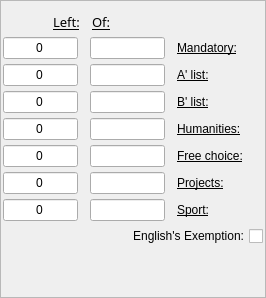
              <widget class="QFrame" name="frame_3">
               <property name="sizePolicy">
                <sizepolicy hsizetype="Minimum" vsizetype="Preferred">
                 <horstretch>0</horstretch>
                 <verstretch>0</verstretch>
                </sizepolicy>
               </property>
               <property name="maximumSize">
                <size>
                 <width>340</width>
                 <height>16777215</height>
                </size>
               </property>
               <property name="frameShape">
                <enum>QFrame::StyledPanel</enum>
               </property>
               <property name="frameShadow">
                <enum>QFrame::Raised</enum>
               </property>
               <layout class="QGridLayout" name="gridLayout_8">
                <property name="leftMargin">
                 <number>2</number>
                </property>
                <property name="rightMargin">
                 <number>2</number>
                </property>
                <property name="horizontalSpacing">
                 <number>2</number>
                </property>
                <item row="0" column="0">
                 <layout class="QVBoxLayout" name="verticalLayout_23">
                  <property name="spacing">
                   <number>5</number>
                  </property>
                  <property name="sizeConstraint">
                   <enum>QLayout::SetMinimumSize</enum>
                  </property>
                  <item>
                   <layout class="QHBoxLayout" name="horizontalLayout_85">
                    <property name="spacing">
                     <number>12</number>
                    </property>
                    <property name="sizeConstraint">
                     <enum>QLayout::SetMinimumSize</enum>
                    </property>
                    <item>
                     <spacer name="horizontalSpacer_5">
                      <property name="orientation">
                       <enum>Qt::Horizontal</enum>
                      </property>
                      <property name="sizeType">
                       <enum>QSizePolicy::Fixed</enum>
                      </property>
                      <property name="sizeHint" stdset="0">
                       <size>
                        <width>50</width>
                        <height>20</height>
                       </size>
                      </property>
                     </spacer>
                    </item>
                    <item>
                     <widget class="QLabel" name="done_label_7">
                      <property name="sizePolicy">
                       <sizepolicy hsizetype="Minimum" vsizetype="Minimum">
                        <horstretch>0</horstretch>
                        <verstretch>0</verstretch>
                       </sizepolicy>
                      </property>
                      <property name="maximumSize">
                       <size>
                        <width>110</width>
                        <height>16777215</height>
                       </size>
                      </property>
                      <property name="font">
                       <font>
                        <family>Noto Sans</family>
                        <pointsize>10</pointsize>
                        <weight>7</weight>
                        <italic>false</italic>
                        <bold>false</bold>
                        <underline>true</underline>
                       </font>
                      </property>
                      <property name="layoutDirection">
                       <enum>Qt::LeftToRight</enum>
                      </property>
                      <property name="styleSheet">
                       <string notr="true">font: 57 10pt &quot;Noto Sans&quot;;</string>
                      </property>
                      <property name="text">
                       <string>Left:</string>
                      </property>
                     </widget>
                    </item>
                    <item>
                     <widget class="QLabel" name="of_label_7">
                      <property name="sizePolicy">
                       <sizepolicy hsizetype="Expanding" vsizetype="Minimum">
                        <horstretch>0</horstretch>
                        <verstretch>0</verstretch>
                       </sizepolicy>
                      </property>
                      <property name="maximumSize">
                       <size>
                        <width>110</width>
                        <height>16777215</height>
                       </size>
                      </property>
                      <property name="font">
                       <font>
                        <family>Noto Sans</family>
                        <pointsize>10</pointsize>
                        <weight>7</weight>
                        <italic>false</italic>
                        <bold>false</bold>
                        <underline>true</underline>
                       </font>
                      </property>
                      <property name="toolTip">
                       <string>&lt;html&gt;&lt;head/&gt;&lt;body&gt;&lt;p&gt;יש למלא&lt;/p&gt;&lt;/body&gt;&lt;/html&gt;</string>
                      </property>
                      <property name="layoutDirection">
                       <enum>Qt::LeftToRight</enum>
                      </property>
                      <property name="styleSheet">
                       <string notr="true">font: 57 10pt &quot;Noto Sans&quot;;</string>
                      </property>
                      <property name="text">
                       <string>Of:</string>
                      </property>
                     </widget>
                    </item>
                    <item>
                     <spacer name="horizontalSpacer_2">
                      <property name="orientation">
                       <enum>Qt::Horizontal</enum>
                      </property>
                      <property name="sizeType">
                       <enum>QSizePolicy::Fixed</enum>
                      </property>
                      <property name="sizeHint" stdset="0">
                       <size>
                        <width>150</width>
                        <height>20</height>
                       </size>
                      </property>
                     </spacer>
                    </item>
                   </layout>
                  </item>
                  <item>
                   <layout class="QHBoxLayout" name="horizontalLayout_92">
                    <property name="spacing">
                     <number>12</number>
                    </property>
                    <property name="sizeConstraint">
                     <enum>QLayout::SetDefaultConstraint</enum>
                    </property>
                    <item>
                     <widget class="QLineEdit" name="must_of_in">
                      <property name="sizePolicy">
                       <sizepolicy hsizetype="Expanding" vsizetype="Minimum">
                        <horstretch>0</horstretch>
                        <verstretch>0</verstretch>
                       </sizepolicy>
                      </property>
                      <property name="maximumSize">
                       <size>
                        <width>75</width>
                        <height>16777215</height>
                       </size>
                      </property>
                      <property name="layoutDirection">
                       <enum>Qt::LeftToRight</enum>
                      </property>
                      <property name="text">
                       <string>0</string>
                      </property>
                      <property name="alignment">
                       <set>Qt::AlignCenter</set>
                      </property>
                     </widget>
                    </item>
                    <item>
                     <widget class="QLineEdit" name="must_done_in">
                      <property name="sizePolicy">
                       <sizepolicy hsizetype="Minimum" vsizetype="Minimum">
                        <horstretch>0</horstretch>
                        <verstretch>0</verstretch>
                       </sizepolicy>
                      </property>
                      <property name="maximumSize">
                       <size>
                        <width>75</width>
                        <height>16777215</height>
                       </size>
                      </property>
                      <property name="layoutDirection">
                       <enum>Qt::LeftToRight</enum>
                      </property>
                      <property name="text">
                       <string/>
                      </property>
                      <property name="alignment">
                       <set>Qt::AlignCenter</set>
                      </property>
                      <property name="readOnly">
                       <bool>true</bool>
                      </property>
                     </widget>
                    </item>
                    <item>
                     <widget class="QLabel" name="must_label">
                      <property name="sizePolicy">
                       <sizepolicy hsizetype="Minimum" vsizetype="Fixed">
                        <horstretch>0</horstretch>
                        <verstretch>0</verstretch>
                       </sizepolicy>
                      </property>
                      <property name="maximumSize">
                       <size>
                        <width>110</width>
                        <height>16777215</height>
                       </size>
                      </property>
                      <property name="font">
                       <font>
                        <underline>true</underline>
                       </font>
                      </property>
                      <property name="layoutDirection">
                       <enum>Qt::LeftToRight</enum>
                      </property>
                      <property name="text">
                       <string>Mandatory:</string>
                      </property>
                     </widget>
                    </item>
                   </layout>
                  </item>
                  <item>
                   <layout class="QHBoxLayout" name="horizontalLayout_86">
                    <property name="spacing">
                     <number>12</number>
                    </property>
                    <item>
                     <widget class="QLineEdit" name="list_a_of_in_7">
                      <property name="sizePolicy">
                       <sizepolicy hsizetype="Expanding" vsizetype="Minimum">
                        <horstretch>0</horstretch>
                        <verstretch>0</verstretch>
                       </sizepolicy>
                      </property>
                      <property name="maximumSize">
                       <size>
                        <width>75</width>
                        <height>16777215</height>
                       </size>
                      </property>
                      <property name="layoutDirection">
                       <enum>Qt::LeftToRight</enum>
                      </property>
                      <property name="text">
                       <string>0</string>
                      </property>
                      <property name="alignment">
                       <set>Qt::AlignCenter</set>
                      </property>
                     </widget>
                    </item>
                    <item>
                     <widget class="QLineEdit" name="list_a_done_in_7">
                      <property name="sizePolicy">
                       <sizepolicy hsizetype="Minimum" vsizetype="Minimum">
                        <horstretch>0</horstretch>
                        <verstretch>0</verstretch>
                       </sizepolicy>
                      </property>
                      <property name="maximumSize">
                       <size>
                        <width>75</width>
                        <height>16777215</height>
                       </size>
                      </property>
                      <property name="layoutDirection">
                       <enum>Qt::LeftToRight</enum>
                      </property>
                      <property name="text">
                       <string/>
                      </property>
                      <property name="alignment">
                       <set>Qt::AlignCenter</set>
                      </property>
                      <property name="readOnly">
                       <bool>true</bool>
                      </property>
                     </widget>
                    </item>
                    <item>
                     <widget class="QLabel" name="list_a_label_7">
                      <property name="sizePolicy">
                       <sizepolicy hsizetype="Minimum" vsizetype="Fixed">
                        <horstretch>0</horstretch>
                        <verstretch>0</verstretch>
                       </sizepolicy>
                      </property>
                      <property name="maximumSize">
                       <size>
                        <width>110</width>
                        <height>16777215</height>
                       </size>
                      </property>
                      <property name="font">
                       <font>
                        <underline>true</underline>
                       </font>
                      </property>
                      <property name="layoutDirection">
                       <enum>Qt::LeftToRight</enum>
                      </property>
                      <property name="text">
                       <string>A' list:</string>
                      </property>
                     </widget>
                    </item>
                   </layout>
                  </item>
                  <item>
                   <layout class="QHBoxLayout" name="horizontalLayout_87">
                    <property name="spacing">
                     <number>12</number>
                    </property>
                    <item>
                     <widget class="QLineEdit" name="list_b_of_in_7">
                      <property name="sizePolicy">
                       <sizepolicy hsizetype="Expanding" vsizetype="Minimum">
                        <horstretch>0</horstretch>
                        <verstretch>0</verstretch>
                       </sizepolicy>
                      </property>
                      <property name="maximumSize">
                       <size>
                        <width>75</width>
                        <height>16777215</height>
                       </size>
                      </property>
                      <property name="layoutDirection">
                       <enum>Qt::LeftToRight</enum>
                      </property>
                      <property name="text">
                       <string>0</string>
                      </property>
                      <property name="alignment">
                       <set>Qt::AlignCenter</set>
                      </property>
                     </widget>
                    </item>
                    <item>
                     <widget class="QLineEdit" name="list_b_done_in_7">
                      <property name="sizePolicy">
                       <sizepolicy hsizetype="Minimum" vsizetype="Minimum">
                        <horstretch>0</horstretch>
                        <verstretch>0</verstretch>
                       </sizepolicy>
                      </property>
                      <property name="maximumSize">
                       <size>
                        <width>75</width>
                        <height>16777215</height>
                       </size>
                      </property>
                      <property name="layoutDirection">
                       <enum>Qt::LeftToRight</enum>
                      </property>
                      <property name="text">
                       <string/>
                      </property>
                      <property name="alignment">
                       <set>Qt::AlignCenter</set>
                      </property>
                      <property name="readOnly">
                       <bool>true</bool>
                      </property>
                     </widget>
                    </item>
                    <item>
                     <widget class="QLabel" name="list_b_label_7">
                      <property name="sizePolicy">
                       <sizepolicy hsizetype="Minimum" vsizetype="Fixed">
                        <horstretch>0</horstretch>
                        <verstretch>0</verstretch>
                       </sizepolicy>
                      </property>
                      <property name="maximumSize">
                       <size>
                        <width>110</width>
                        <height>16777215</height>
                       </size>
                      </property>
                      <property name="font">
                       <font>
                        <underline>true</underline>
                       </font>
                      </property>
                      <property name="layoutDirection">
                       <enum>Qt::LeftToRight</enum>
                      </property>
                      <property name="text">
                       <string>B' list:</string>
                      </property>
                     </widget>
                    </item>
                   </layout>
                  </item>
                  <item>
                   <layout class="QHBoxLayout" name="horizontalLayout_94">
                    <property name="spacing">
                     <number>12</number>
                    </property>
                    <item>
                     <widget class="QLineEdit" name="malag_of_in_7">
                      <property name="sizePolicy">
                       <sizepolicy hsizetype="Expanding" vsizetype="Minimum">
                        <horstretch>0</horstretch>
                        <verstretch>0</verstretch>
                       </sizepolicy>
                      </property>
                      <property name="maximumSize">
                       <size>
                        <width>75</width>
                        <height>16777215</height>
                       </size>
                      </property>
                      <property name="layoutDirection">
                       <enum>Qt::LeftToRight</enum>
                      </property>
                      <property name="text">
                       <string>0</string>
                      </property>
                      <property name="alignment">
                       <set>Qt::AlignCenter</set>
                      </property>
                     </widget>
                    </item>
                    <item>
                     <widget class="QLineEdit" name="malag_done_in_7">
                      <property name="sizePolicy">
                       <sizepolicy hsizetype="Minimum" vsizetype="Minimum">
                        <horstretch>0</horstretch>
                        <verstretch>0</verstretch>
                       </sizepolicy>
                      </property>
                      <property name="maximumSize">
                       <size>
                        <width>75</width>
                        <height>16777215</height>
                       </size>
                      </property>
                      <property name="layoutDirection">
                       <enum>Qt::LeftToRight</enum>
                      </property>
                      <property name="text">
                       <string/>
                      </property>
                      <property name="alignment">
                       <set>Qt::AlignCenter</set>
                      </property>
                      <property name="readOnly">
                       <bool>true</bool>
                      </property>
                     </widget>
                    </item>
                    <item>
                     <widget class="QLabel" name="malag_label_7">
                      <property name="sizePolicy">
                       <sizepolicy hsizetype="Minimum" vsizetype="Minimum">
                        <horstretch>0</horstretch>
                        <verstretch>0</verstretch>
                       </sizepolicy>
                      </property>
                      <property name="maximumSize">
                       <size>
                        <width>110</width>
                        <height>16777215</height>
                       </size>
                      </property>
                      <property name="layoutDirection">
                       <enum>Qt::LeftToRight</enum>
                      </property>
                      <property name="styleSheet">
                       <string notr="true">font: 10pt &quot;Noto Sans&quot;;
text-decoration: underline;</string>
                      </property>
                      <property name="text">
                       <string>Humanities:</string>
                      </property>
                     </widget>
                    </item>
                   </layout>
                  </item>
                  <item>
                   <layout class="QHBoxLayout" name="horizontalLayout_90">
                    <property name="spacing">
                     <number>12</number>
                    </property>
                    <item>
                     <widget class="QLineEdit" name="free_of_in_7">
                      <property name="sizePolicy">
                       <sizepolicy hsizetype="Expanding" vsizetype="Minimum">
                        <horstretch>0</horstretch>
                        <verstretch>0</verstretch>
                       </sizepolicy>
                      </property>
                      <property name="maximumSize">
                       <size>
                        <width>75</width>
                        <height>16777215</height>
                       </size>
                      </property>
                      <property name="layoutDirection">
                       <enum>Qt::LeftToRight</enum>
                      </property>
                      <property name="text">
                       <string>0</string>
                      </property>
                      <property name="alignment">
                       <set>Qt::AlignCenter</set>
                      </property>
                     </widget>
                    </item>
                    <item>
                     <widget class="QLineEdit" name="free_done_in_7">
                      <property name="sizePolicy">
                       <sizepolicy hsizetype="Minimum" vsizetype="Minimum">
                        <horstretch>0</horstretch>
                        <verstretch>0</verstretch>
                       </sizepolicy>
                      </property>
                      <property name="maximumSize">
                       <size>
                        <width>75</width>
                        <height>16777215</height>
                       </size>
                      </property>
                      <property name="layoutDirection">
                       <enum>Qt::LeftToRight</enum>
                      </property>
                      <property name="text">
                       <string/>
                      </property>
                      <property name="alignment">
                       <set>Qt::AlignCenter</set>
                      </property>
                      <property name="readOnly">
                       <bool>true</bool>
                      </property>
                     </widget>
                    </item>
                    <item>
                     <widget class="QLabel" name="free_label_7">
                      <property name="sizePolicy">
                       <sizepolicy hsizetype="Minimum" vsizetype="Minimum">
                        <horstretch>0</horstretch>
                        <verstretch>0</verstretch>
                       </sizepolicy>
                      </property>
                      <property name="maximumSize">
                       <size>
                        <width>110</width>
                        <height>16777215</height>
                       </size>
                      </property>
                      <property name="layoutDirection">
                       <enum>Qt::LeftToRight</enum>
                      </property>
                      <property name="styleSheet">
                       <string notr="true">font: 10pt &quot;Noto Sans&quot;;
text-decoration: underline;</string>
                      </property>
                      <property name="text">
                       <string>Free choice:</string>
                      </property>
                     </widget>
                    </item>
                   </layout>
                  </item>
                  <item>
                   <layout class="QHBoxLayout" name="horizontalLayout_88">
                    <property name="spacing">
                     <number>12</number>
                    </property>
                    <item>
                     <widget class="QLineEdit" name="project_of_in_7">
                      <property name="sizePolicy">
                       <sizepolicy hsizetype="Expanding" vsizetype="Minimum">
                        <horstretch>0</horstretch>
                        <verstretch>0</verstretch>
                       </sizepolicy>
                      </property>
                      <property name="maximumSize">
                       <size>
                        <width>75</width>
                        <height>16777215</height>
                       </size>
                      </property>
                      <property name="layoutDirection">
                       <enum>Qt::LeftToRight</enum>
                      </property>
                      <property name="text">
                       <string>0</string>
                      </property>
                      <property name="alignment">
                       <set>Qt::AlignCenter</set>
                      </property>
                     </widget>
                    </item>
                    <item>
                     <widget class="QLineEdit" name="project_done_in_7">
                      <property name="sizePolicy">
                       <sizepolicy hsizetype="Minimum" vsizetype="Minimum">
                        <horstretch>0</horstretch>
                        <verstretch>0</verstretch>
                       </sizepolicy>
                      </property>
                      <property name="maximumSize">
                       <size>
                        <width>75</width>
                        <height>16777215</height>
                       </size>
                      </property>
                      <property name="layoutDirection">
                       <enum>Qt::LeftToRight</enum>
                      </property>
                      <property name="text">
                       <string/>
                      </property>
                      <property name="alignment">
                       <set>Qt::AlignCenter</set>
                      </property>
                      <property name="readOnly">
                       <bool>true</bool>
                      </property>
                     </widget>
                    </item>
                    <item>
                     <widget class="QLabel" name="project_label_7">
                      <property name="sizePolicy">
                       <sizepolicy hsizetype="Minimum" vsizetype="Fixed">
                        <horstretch>0</horstretch>
                        <verstretch>0</verstretch>
                       </sizepolicy>
                      </property>
                      <property name="maximumSize">
                       <size>
                        <width>110</width>
                        <height>16777215</height>
                       </size>
                      </property>
                      <property name="font">
                       <font>
                        <underline>true</underline>
                       </font>
                      </property>
                      <property name="layoutDirection">
                       <enum>Qt::LeftToRight</enum>
                      </property>
                      <property name="text">
                       <string>Projects:</string>
                      </property>
                     </widget>
                    </item>
                   </layout>
                  </item>
                  <item>
                   <layout class="QHBoxLayout" name="horizontalLayout_89">
                    <property name="spacing">
                     <number>12</number>
                    </property>
                    <item>
                     <widget class="QLineEdit" name="sport_of_in_7">
                      <property name="sizePolicy">
                       <sizepolicy hsizetype="Expanding" vsizetype="Minimum">
                        <horstretch>0</horstretch>
                        <verstretch>0</verstretch>
                       </sizepolicy>
                      </property>
                      <property name="maximumSize">
                       <size>
                        <width>75</width>
                        <height>16777215</height>
                       </size>
                      </property>
                      <property name="layoutDirection">
                       <enum>Qt::LeftToRight</enum>
                      </property>
                      <property name="text">
                       <string>0</string>
                      </property>
                      <property name="alignment">
                       <set>Qt::AlignCenter</set>
                      </property>
                     </widget>
                    </item>
                    <item>
                     <widget class="QLineEdit" name="sport_done_in_7">
                      <property name="sizePolicy">
                       <sizepolicy hsizetype="Minimum" vsizetype="Minimum">
                        <horstretch>0</horstretch>
                        <verstretch>0</verstretch>
                       </sizepolicy>
                      </property>
                      <property name="maximumSize">
                       <size>
                        <width>75</width>
                        <height>16777215</height>
                       </size>
                      </property>
                      <property name="layoutDirection">
                       <enum>Qt::LeftToRight</enum>
                      </property>
                      <property name="text">
                       <string/>
                      </property>
                      <property name="alignment">
                       <set>Qt::AlignCenter</set>
                      </property>
                      <property name="readOnly">
                       <bool>true</bool>
                      </property>
                     </widget>
                    </item>
                    <item>
                     <widget class="QLabel" name="sport_label_7">
                      <property name="sizePolicy">
                       <sizepolicy hsizetype="Minimum" vsizetype="Fixed">
                        <horstretch>0</horstretch>
                        <verstretch>0</verstretch>
                       </sizepolicy>
                      </property>
                      <property name="maximumSize">
                       <size>
                        <width>110</width>
                        <height>16777215</height>
                       </size>
                      </property>
                      <property name="layoutDirection">
                       <enum>Qt::LeftToRight</enum>
                      </property>
                      <property name="styleSheet">
                       <string notr="true">font: 10pt &quot;Noto Sans&quot;;
text-decoration: underline;</string>
                      </property>
                      <property name="text">
                       <string>Sport:</string>
                      </property>
                     </widget>
                    </item>
                   </layout>
                  </item>
                  <item>
                   <layout class="QHBoxLayout" name="horizontalLayout_91">
                    <property name="spacing">
                     <number>12</number>
                    </property>
                    <item>
                     <spacer name="horizontalSpacer_17">
                      <property name="orientation">
                       <enum>Qt::Horizontal</enum>
                      </property>
                      <property name="sizeType">
                       <enum>QSizePolicy::Minimum</enum>
                      </property>
                      <property name="sizeHint" stdset="0">
                       <size>
                        <width>124</width>
                        <height>20</height>
                       </size>
                      </property>
                     </spacer>
                    </item>
                    <item>
                     <widget class="QCheckBox" name="english_checkbox_7">
                      <property name="maximumSize">
                       <size>
                        <width>190</width>
                        <height>16777215</height>
                       </size>
                      </property>
                      <property name="layoutDirection">
                       <enum>Qt::RightToLeft</enum>
                      </property>
                      <property name="text">
                       <string>English's Exemption:</string>
                      </property>
                     </widget>
                    </item>
                   </layout>
                  </item>
                  <item>
                   <spacer name="verticalSpacer_23">
                    <property name="orientation">
                     <enum>Qt::Vertical</enum>
                    </property>
                    <property name="sizeHint" stdset="0">
                     <size>
                      <width>20</width>
                      <height>40</height>
                     </size>
                    </property>
                   </spacer>
                  </item>
                 </layout>
                </item>
               </layout>
              </widget>
